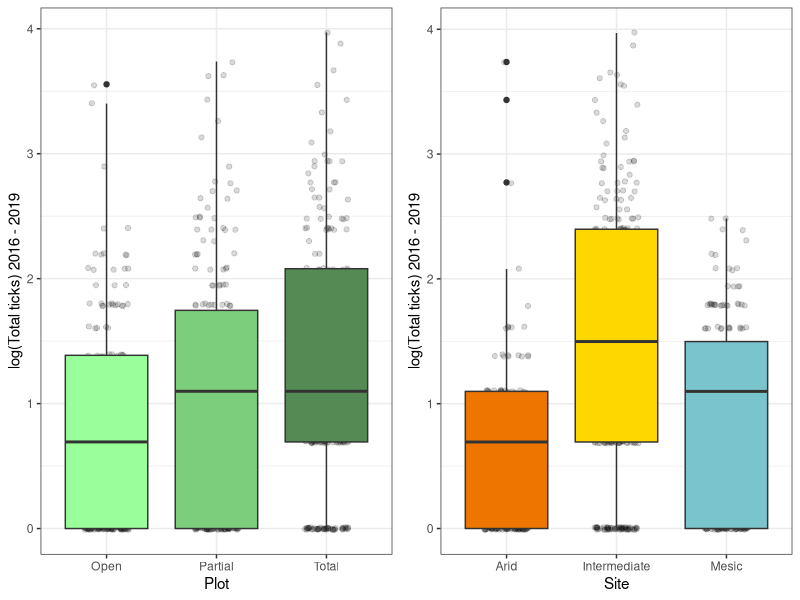
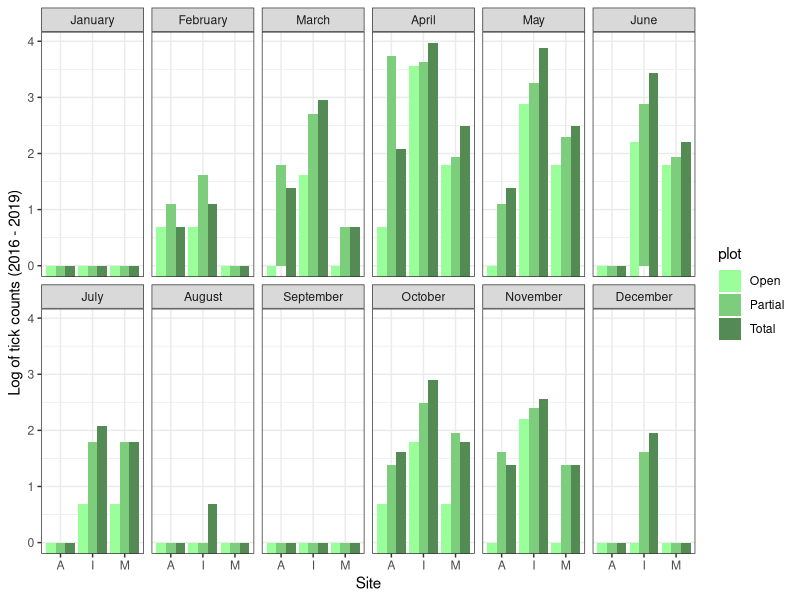

Here is the R script that generated these plots, in order:
## ---- chunk 1
knitr::opts_chunk$set(echo = TRUE, message = FALSE, warning = FALSE)
library(tidyverse)
library(ggpubr)
library(ggplot2)
library(ggfortify)

## ---- chunk 2
Tick <- read_csv("Tejon_clean-main/data_visualizations/Viz_Tejon_MeanComparisons_Dataset.csv")

# omit 0s to make plots 
Tick_no0 <- Tick[which(Tick$total != 0),]

plot1 <- ggplot(Tick_no0, aes(x = plot, y = log(total), fill = plot))+
  geom_jitter(alpha = .15, width = .2)+
  geom_boxplot()+
  theme_bw() +
  labs(x = 'Plot', y = 'log(Total ticks) 2016 - 2019')+
  scale_fill_manual(values=c('palegreen1','palegreen3','palegreen4'))+
  guides(fill = FALSE)

site1 <-ggplot(Tick_no0, aes(x = site, y = log(total), fill = site))+
  geom_jitter(alpha = .15, width = .2)+
  geom_boxplot() +
  theme_bw() +
  labs(x = 'Site', y = 'log(Total ticks) 2016 - 2019')+
  scale_fill_manual(values=c('darkorange2','gold','cadetblue3'))+
  guides(fill = FALSE)

var_plot <-ggarrange(plot1, site1)

var_plot

## ---- chunk 3
Tick$month <- factor(Tick$month, 
                        levels = c('January', 'February', 'March',
                                   'April', 'May', 'June', 'July',
                                   'August', 'September', 'October',
                                   'November', 'December'))

ggplot(Tick, aes(x = site, y = log(total), fill = plot))+
  facet_wrap(~ month, ncol = 6)+
  #geom_jitter(alpha = .35, width = .2)+
  #geom_boxplot()+
  geom_bar(stat = "identity", position = "dodge")+
  theme_bw() +
  scale_x_discrete(labels = c('A','I','M')) +
  labs(x = 'Site', y = 'Log of tick counts (2016 - 2019)')+
  scale_fill_manual(values=c('palegreen1','palegreen3','palegreen4'))
